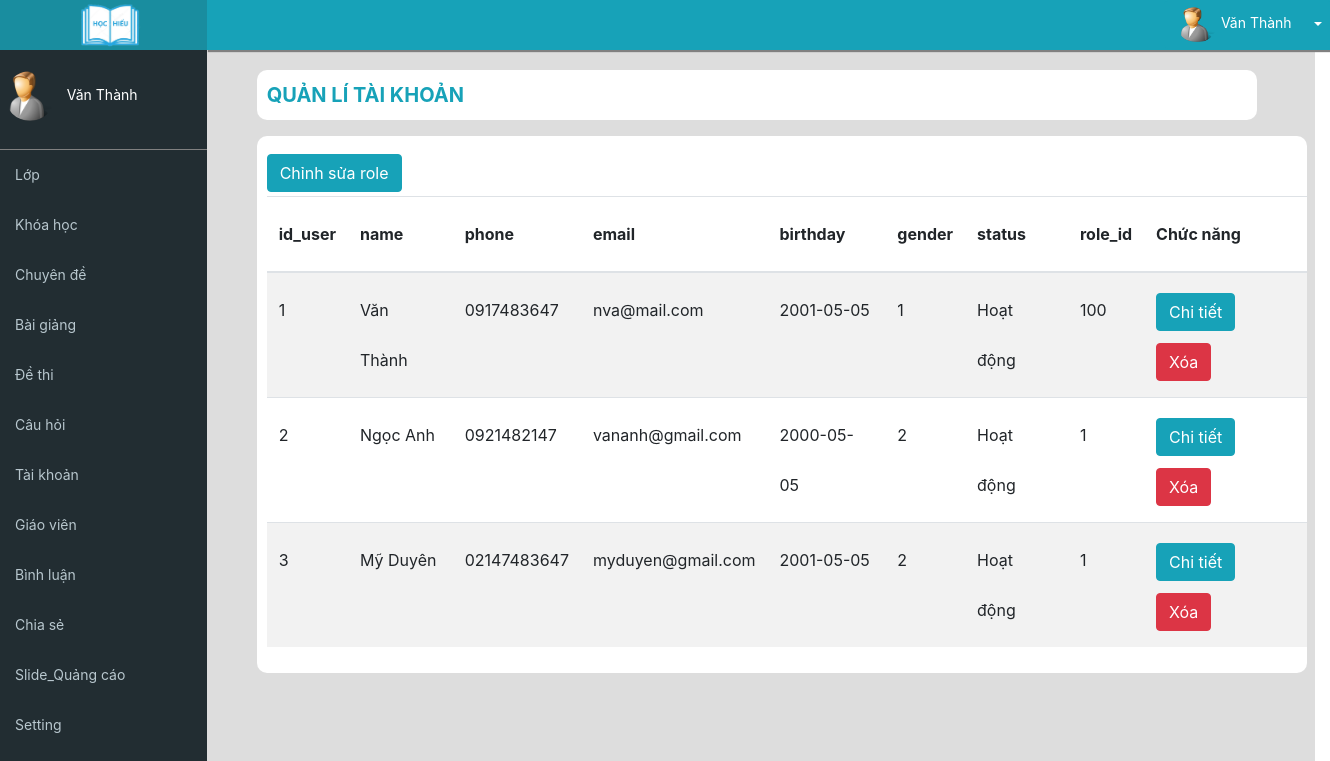
The page /admin/taikhoan.php (signed in) on the database its author committed.
### tables this page shows
CREATE TABLE `setting` (
  `logo` varchar(250) NOT NULL,
  `email` varchar(250) NOT NULL,
  `sdt` int(11) NOT NULL
);

CREATE TABLE `users` (
  `id_user` int(11) NOT NULL,
  `username` varchar(200) NOT NULL,
  `password` varchar(200) NOT NULL,
  `name` varchar(200) NOT NULL,
  `phone_numbers` int(11) NOT NULL,
  `email` varchar(200) NOT NULL,
  `birthday` date NOT NULL,
  `address` varchar(250) NOT NULL,
  `gender` int(11) NOT NULL,
  `image` varchar(250) NOT NULL,
  `role_id` int(11) NOT NULL,
  `status` int(11) NOT NULL
);

### commont/connect.php (called while the page is built, shortened)
<?php
$hostname='localhost';
$username='root';
$password='';
$database='duan1';
$options = array(PDO::MYSQL_ATTR_INIT_COMMAND => "SET NAMES utf8");
try
{
  $conn= new PDO("mysql:host=$hostname;dbname=$database",$username,$password,$options);
  $conn->setAttribute(PDO::ATTR_ERRMODE,PDO::ERRMODE_EXCEPTION);
  		$sqltaikhoan="select * from users ";
		$querytaikhoan=$conn->prepare($sqltaikhoan);
		$querytaikhoan->execute();
		$rowtaikhoan= $querytaikhoan->fetchAll(PDO::FETCH_ASSOC);
		 $sqlsetting ="select * from setting ";
		$querysetting =$conn->prepare($sqlsetting);
		$querysetting->execute();
		$rowsetting = $querysetting->fetch(PDO::FETCH_ASSOC);
 function users($id){
	  global $conn;
		$sql="select * from users where id_user={$id} ";
		$query=$conn->prepare($sql);
		$query->execute();
		$row= $query->fetch(PDO::FETCH_ASSOC);
    return $row;
		}
  } catch(Exception $e){
	echo $e.getMessage();
}
 ?>

### admin/taikhoan.php (the view, shortened to what this page needs)
<?php require "../commont/connect.php" ?>
<!DOCTYPE html>
<html>
<head>
	<link rel="stylesheet" href="cssadmin.css">
	<link rel="stylesheet" href="../public/css/bootstrap.min.css">
</head>
<body>
	<div class="w-100">
		<div class="row " style="width: 100%;height:800px">
 <?php include_once '../_share/admin/menu.php' ?>
		<div class="col-md-10" style="background: #ddd">
 <?php include_once '../_share/admin/header.php' ?>
			<div class="bodyad">
				<div class="thanbody">
				<p style="font-size: 20px;width:1000px;height:50px;background: white;line-height: 50px;padding-left: 10px;border-radius: 10px;color:#17a2b8;font-weight: bold"><?php if (isset($_GET['role'])){echo 'ROLE';}else {
					echo 'QUẢN LÍ TÀI KHOẢN';
				} ?>
				</p>
				<div class="noidung">
<?php if (!isset($_GET['role'])){ ?>
					<a href="taikhoan.php?role=ok" class="btn btn-info">Chỉnh sửa role </a>
					<table class="table table-striped">
						<thead>
							<tr>
								<th>id_user</th>
								<th>name</th>
								<th>phone</th>
								<th>email</th>
								<th>birthday</th>
								<th>gender</th>
								<th>status</th>
								<th>role_id</th>
								<th colspan="3">Chức năng</th>
							</tr>
						</thead>
						<tbody>
							<?php foreach ($rowtaikhoan as $value){?>
							<tr>
								<td><?php echo $value['id_user']; ?></td>
								<td><?php echo $value['name']; ?></td>
								<td><?php echo '0'.$value['phone_numbers']; ?></td>
								<td><?php echo $value['email']; ?></td>
								<td><?php echo $value['birthday']; ?></td>
								<td><?php echo $value['gender']; ?></td>
								<td><?php if ($value['status']==1) {
									echo 'Hoạt động'	;
								}elseif ($value['status']==0) {
									echo 'Khóa'	;
								} ?></td>
								<td><?php echo $value['role_id']; ?></td>
								<td><a href="chitiettaikhoan.php?idtk=<?php echo $value['id_user'];  ?>"  class="btn btn-info">Chi tiết</a>
								<a href="taikhoan.php?xoaid='<?php echo $value['id_user'];  ?>'" onclick="return confirm('Bạn có muốn xóa tài khoản này')"  class="btn btn-danger">Xóa</a>
								</td>
							</tr>
						<?php } ?>
						</tbody>
					</table>
						<?php } ?>
				</div>
				</div>
			</div>
		</div>
		</div>
	</div>
</body>
</html>

### _share/admin/menu.php (shortened to what this page needs)
<div class="col-md-2" style="background: #222d32">
		<div style="height:50px;width:220px;background: #198d9f;text-align: center;">
			<img src="../image/<?php echo $rowsetting['logo']; ?>" style="width:70px;">
		</div>
		<div class="ten">
			<img src="../public/images/user/<?php echo users($_SESSION['account']['id'])['image']; ?>" style="width:50px;height:50px;border-radius: 100%;margin-left: 5px">
			&nbsp;&nbsp;<?php echo users($_SESSION['account']['id'])['name']; ?>
		</div>
		<div style="width: 210px;height:500px;font-size: 14px;color: #b8c7ce">
			<div class="boxmenu">
				<a href="danhmuc.php" class="thea5"><p>Lớp 	</p></a>
			</div>
			<div class="boxmenu">
				<a href="khoahoc.php" class="thea5"><p>Khóa học</p></a>
			</div>
			<div class="boxmenu">
				<a href="chuyende.php" class="thea5"><p>Chuyên đề</p></a>
			</div>
			<div class="boxmenu">
				<a href="baigiang.php" class="thea5"><p>Bài giảng</p></a>
			</div>
			<div class="boxmenu">
				<a href="dethi.php" class="thea5"><p>Đề thi</p></a>
			</div>
			<div class="boxmenu">
				<a href="cauhoi.php" class="thea5"><p>Câu hỏi</p></a>
			</div>
			<div class="boxmenu">
				<a href="taikhoan.php" class="thea5"><p>Tài khoản</p></a>
			</div>
			<div class="boxmenu">
				<a href="giaovien.php" class="thea5"><p>Giáo viên</p></a>
			</div>
			<div class="boxmenu">
				<a href="binhluan.php" class="thea5"><p>Bình luận</p></a>
			</div>
			<div class="boxmenu">
				<a href="chiase.php" class="thea5"><p>Chia sẻ</p></a>
			</div>
				<div class="boxmenu">
				<a href="slide.php" class="thea5"><p>Slide_Quảng cáo</p></a>
			</div>
				<div class="boxmenu">
				<a href="setting.php" class="thea5"><p>Setting</p></a>
			</div>
		</div>
	</div>

### _share/admin/header.php (shortened to what this page needs)
<div class="headerad" style="background: #17a2b8;border-radius: none">
				<div class="btn-group" style="float: right;">
				  <button type="button" class="btn btn-info" style="font-size: 14px">	<img src="../public/images/user/<?php echo users($_SESSION['account']['id'])['image']; ?>" style="width:40px;height:35px;border-radius: 100px;"> <?php echo users($_SESSION['account']['id'])['name']; ?> </button>
				  <button type="button" class="btn btn-info dropdown-toggle dropdown-toggle-split" data-toggle="dropdown" aria-haspopup="true" aria-expanded="false">
				  </button>
				</div>
	</div>

### admin/cssadmin.css (style rules this page uses)
* { margin:0px;padding:0px;box-sizing: border-box; }
.headerad { width: 1125px;height: 50px;background: white;margin-left: -15px;box-shadow: 2px 1px 1px 1px gray;border-radius: 0px }
.bodyad { width: 1120px;background: none;margin-top: 10px;border-radius: 10px }
.ten { width: 210px;height: 100px;background: none;border-bottom: 1px solid gray;font-size: 14px;color: white }
.boxmenu { width: 210px;height: 50px;line-height: 50px;background: none; }
.boxmenu p { margin-left: 15px }
.thea5 { color:#b8c7ce; }
.thanbody { width: 1050px;background: none;margin: auto;padding-top: 10px }
.noidung { width: 1050px;background: white;line-height: 50px;padding-left: 10px;border-radius: 10px;padding-top: 10px;padding-bottom:10px;margin-bottom: 20px }
table tr { width: 50px }

### rows shown on the page
setting: logo (picture)
users: image (picture), name "Văn Thành", id_user "1", phone_numbers "917483647", email "nva@mail.com", birthday "2001-05-05", gender "1", status "Hoạt động", role "100"
users: id_user "2", name "Ngọc Anh", phone_numbers "921482147", email "vananh@gmail.com", birthday "2000-05-05", gender "2", status "Hoạt động", role "1"
users: id_user "3", name "Mỹ Duyên", phone_numbers "2147483647", email "myduyen@gmail.com", birthday "2001-05-05", gender "2", status "Hoạt động", role "1"
